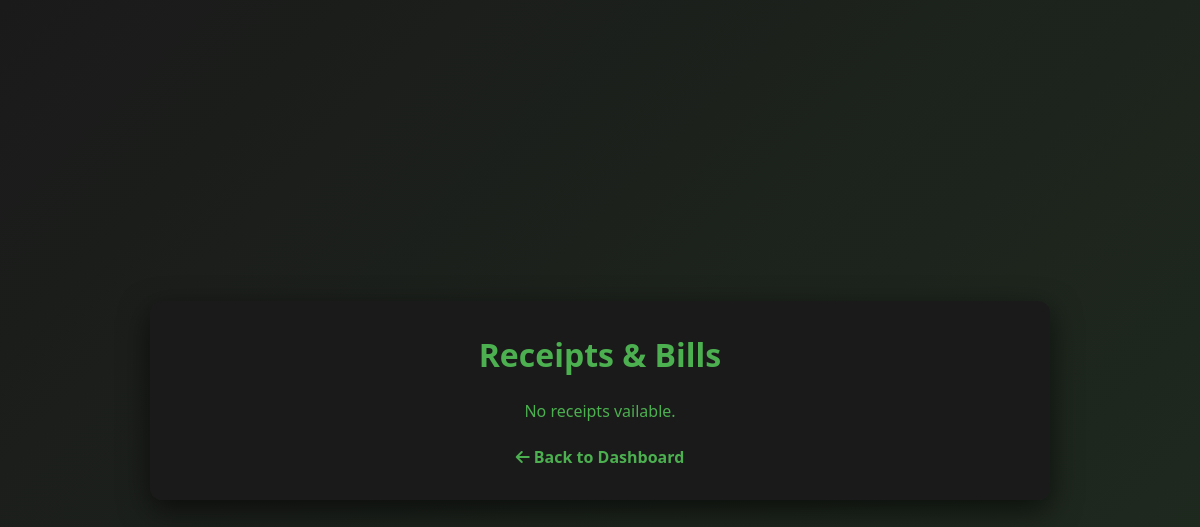
The app's page /gallery/ (signed in), older data.
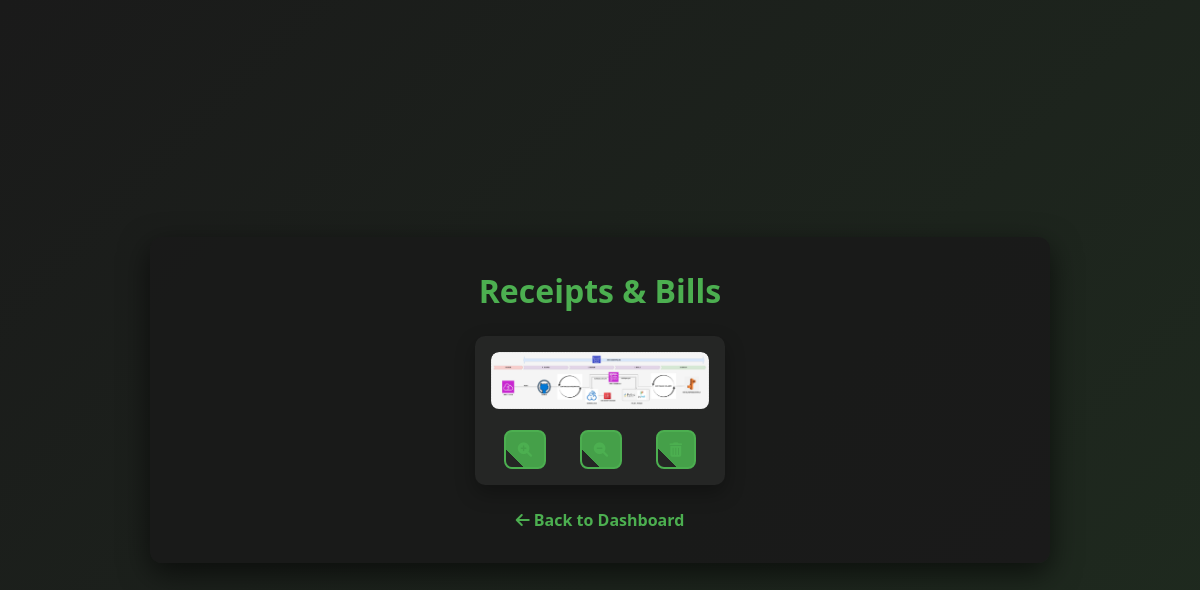
The same page, newer data.
### financeapp/models.py (models this page shows)
class UserImage(models.Model):
    user = models.ForeignKey(User, on_delete=models.CASCADE)
    image = models.ImageField(upload_to='media/user_images/')
    uploaded_at = models.DateTimeField(auto_now_add=True)

### financeapp/views.py (the view)
# urls.py: path('gallery/', views.image_gallery, name='image_gallery'),
@login_required
def image_gallery(request):
    user_images = UserImage.objects.filter(user=request.user) # pylint: disable=no-member
    return render(request, 'image_gallery.html', {'user_images': user_images})

### financeapp/templates/image_gallery.html (shortened to what this page needs)
<!DOCTYPE html>
<html lang="en">
<head>
    {% load static %}
    <link rel="stylesheet" href="{% static 'css/image_gallery.css' %}">
    <link rel="stylesheet" href="https://cdnjs.cloudflare.com/ajax/libs/font-awesome/6.0.0-beta3/css/all.min.css">
</head>
<body>
<div class="gallery-container">
    <h1>Receipts & Bills</h1>
    <div class="user-images">
        {% for image in user_images %}
            <div class="image-card">
                <div class="image-wrapper">
                    <img src="{{ image.image.url }}" alt="User Image">
                  </div>
                    <div class="image-actions">
                        <button onclick="zoomIn(this)" title="Zoom In">
    <i class="fas fa-search-plus"></i>
</button>
<button onclick="zoomOut(this)" title="Zoom Out">
    <i class="fas fa-search-minus"></i>
</button>
<form method="post" action="{% url 'delete_image' image.id %}">
    <button type="submit" class="delete-btn" title="Delete">
        <i class="fas fa-trash-alt"></i>
    </button>
</form>
                    </div>
                </div>
            {% empty %}
                <p>No receipts vailable.</p>
            {% endfor %}
        </div>
            <a href="{% url 'dashboard' %}" class="back-link">
            <i class="fas fa-arrow-left"></i> Back to Dashboard
        </a>
</body>
</body>
</html>

### financeapp/static/css/image_gallery.css (style rules this page uses)
* { margin: 0; padding: 0; box-sizing: border-box; font-family: 'Segoe UI', Tahoma, Geneva, Verdana, sans-serif; }
body { background: linear-gradient(135deg, #1a1a1a 0%, #1f2b1f 100%); display: flex; justify-content: center; align-items: center; min-height: 100vh; color: #4CAF50; }
.gallery-container { width: 90%; max-width: 900px; text-align: center; padding: 2rem; background-color: rgba(26, 26, 26, 0.95); border-radius: 12px; box-shadow: 0 10px 30px rgba(0, 0, 0, 0.6); }
h1 { font-size: 2rem; margin-bottom: 1.5rem; color: #4CAF50; }
.user-images { display: flex; flex-wrap: wrap; gap: 1.5rem; justify-content: center; }
.image-card { background-color: rgba(255, 255, 255, 0.05); padding: 1rem; border-radius: 10px; box-shadow: 0 8px 20px rgba(0, 0, 0, 0.3); width: 250px; text-align: center; transition: transform 0.3s ease; }
.image-wrapper { width: 100%; overflow: hidden; border-radius: 8px; }
.image-wrapper img { width: 100%; border-radius: 8px; transition: transform 0.3s ease; }
.image-actions { margin-top: 1rem; display: flex; justify-content: space-around; gap: 8px; }
.image-actions button { background: linear-gradient(45deg, transparent 50%, #45a049 50%); background-size: 200% 100%; background-position: right bottom; color: #4CAF50; padding: 8px 12px; border: 2px solid #4CAF50; border-radius: 8px; cursor: pointer; font-size: 0.9rem; transition: all 0.4s ease; }
.delete-btn { background-color: #e53935; border: none; color: #ffffff; }
.back-link { display: block; text-align: center; margin-top: 1.5rem; color: #4CAF50; text-decoration: none; font-weight: bold; transition: all 0.3s ease; }

Row changes from the older to the newer data that the page shows:
added UserImage: image (picture)
Text that changed along with them:
text no longer shown: "No receipts vailable."
